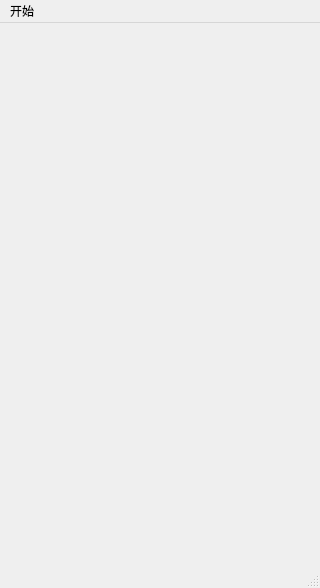
<?xml version="1.0" encoding="UTF-8"?>
<ui version="4.0">
 <class>MainWindow</class>
 <widget class="QMainWindow" name="MainWindow">
  <property name="geometry">
   <rect>
    <x>0</x>
    <y>0</y>
    <width>320</width>
    <height>588</height>
   </rect>
  </property>
  <property name="sizePolicy">
   <sizepolicy hsizetype="Preferred" vsizetype="Preferred">
    <horstretch>0</horstretch>
    <verstretch>0</verstretch>
   </sizepolicy>
  </property>
  <property name="minimumSize">
   <size>
    <width>0</width>
    <height>0</height>
   </size>
  </property>
  <property name="maximumSize">
   <size>
    <width>999999</width>
    <height>999999</height>
   </size>
  </property>
  <property name="contextMenuPolicy">
   <enum>Qt::DefaultContextMenu</enum>
  </property>
  <property name="windowTitle">
   <string>翻金币游戏</string>
  </property>
  <property name="toolButtonStyle">
   <enum>Qt::ToolButtonTextBesideIcon</enum>
  </property>
  <widget class="QWidget" name="centralwidget"/>
  <widget class="QMenuBar" name="menubar">
   <property name="geometry">
    <rect>
     <x>0</x>
     <y>0</y>
     <width>320</width>
     <height>21</height>
    </rect>
   </property>
   <widget class="QMenu" name="menunew">
    <property name="title">
     <string>开始</string>
    </property>
    <addaction name="actionexit"/>
   </widget>
   <addaction name="menunew"/>
  </widget>
  <widget class="QStatusBar" name="statusbar"/>
  <action name="actionexit">
   <property name="text">
    <string>退出</string>
   </property>
  </action>
 </widget>
 <resources/>
 <connections/>
</ui>
